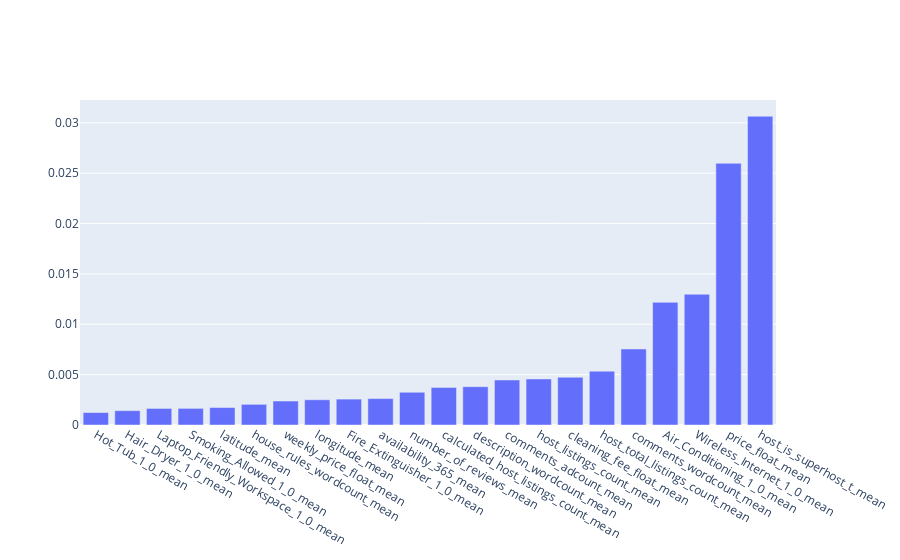

Write notebook code for a chart like this one.
### Code cell
fig = go.Figure()
fig.add_trace(go.Bar(x=results['features'], y = results['feat_imps'], name = 'Ratings_Score_Top_Pred'))

### Figure 1 — Plotly figure (JSON) as saved in the notebook; plotly's stock layout.template omitted (floating-point values rounded to 4 significant figures)
{"data": [{"name": "Ratings_Score_Top_Pred", "type": "bar", "x": ["Hot_Tub_1_0_mean", "Hair_Dryer_1_0_mean", "Laptop_Friendly_Workspace_1_0_mean", "Smoking_Allowed_1_0_mean", "latitude_mean", "house_rules_wordcount_mean", "weekly_price_float_mean", "longitude_mean", "Fire_Extinguisher_1_0_mean", "availability_365_mean", "number_of_reviews_mean", "calculated_host_listings_count_mean", "description_wordcount_mean", "comments_adcount_mean", "host_listings_count_mean", "cleaning_fee_float_mean", "host_total_listings_count_mean", "comments_wordcount_mean", "Air_Conditioning_1_0_mean", "Wireless_Internet_1_0_mean", "price_float_mean", "host_is_superhost_t_mean"], "y": [0.001236, 0.001422, 0.001644, 0.001651, 0.001732, 0.002051, 0.002379, 0.002505, 0.002571, 0.002622, 0.003249, 0.003731, 0.003802, 0.004468, 0.004568, 0.004737, 0.005344, 0.007546, 0.01218, 0.01298, 0.02598, 0.03065]}], "layout": {}}
